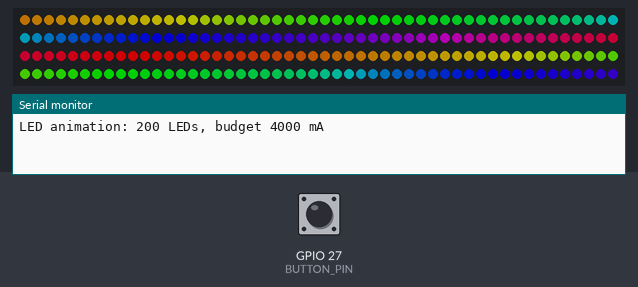
This program was run on a simulated ESP32. On the bench: 200 RGB LEDs in strip order, left to right, continuing on the next row, the last lines printed to the serial monitor. The inputs (shaded band) are chosen by the test bench; at power-on: GPIO 27 (BUTTON_PIN) HIGH. Dim RGB values are drawn brighter than linear; random numbers use the default seed unless the program sets one.

Above: at 1.2 s.
1.3 s: GPIO 27 (BUTTON_PIN) pulled LOW for 0.15 s
At 1.7 s:
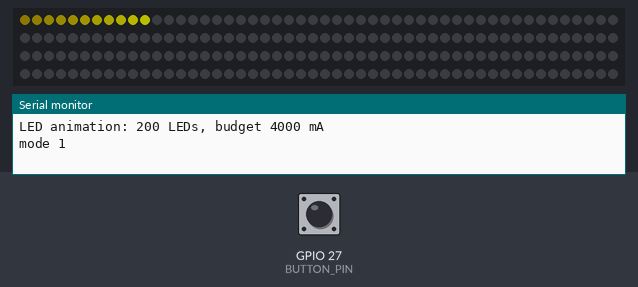
2.0 s: GPIO 27 (BUTTON_PIN) pulled LOW for 1 s
At 2.96 s:
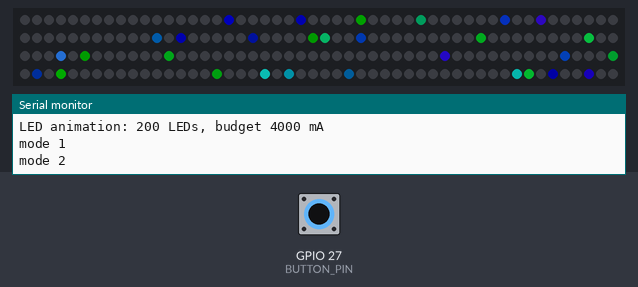
3.6 s: GPIO 27 (BUTTON_PIN) pulled LOW for 0.15 s
At 3.99 s:
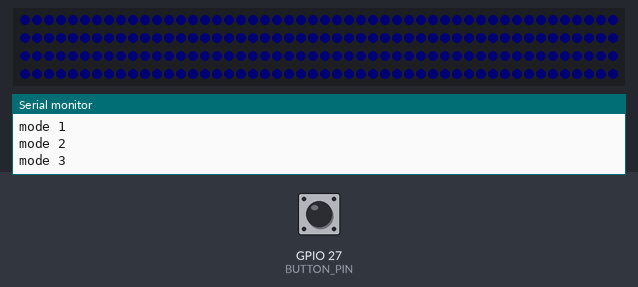
4.3 s: GPIO 27 (BUTTON_PIN) pulled LOW for 1 s
At 4.65 s:
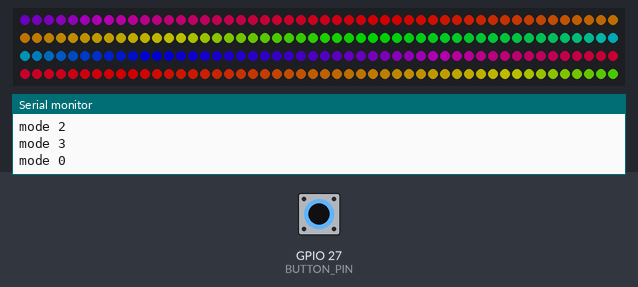
5.9 s: GPIO 27 (BUTTON_PIN) pulled LOW for 3.2 s
At 6.82 s:
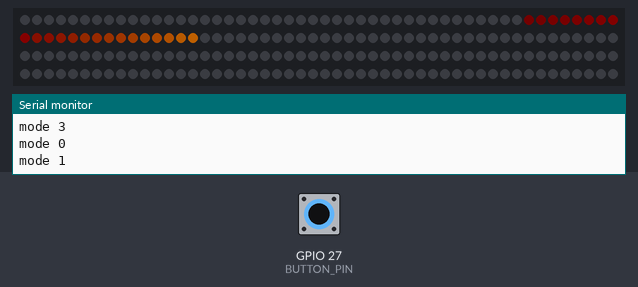
9.7 s: GPIO 27 (BUTTON_PIN) pulled LOW for 0.15 s
At 10.61 s:
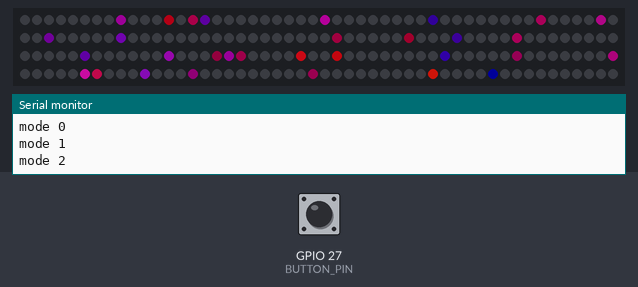
Timing chart, 0 to 12.7 s (numbered marks = the images above; inputs shaded):
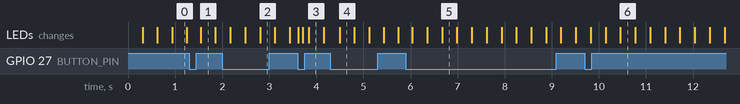

The program:

main.cpp
```cpp
// LED animation: ESP32 + WS2812B addressable LEDs (100-200 LEDs)
//
// Wiring and power: see docs/LED_ANIMATION_ESP32_WS2812.md
//   GPIO16 -> 74AHCT125 (powered at 5 V) -> 330 ohm -> strip DIN
//   GPIO27 -> push button -> GND   (press to change animation)
//   LEDs are powered from a separate 5 V supply, never from the ESP32.

#include <Arduino.h>
#include <FastLED.h>

#define DATA_PIN    16
#define BUTTON_PIN  27
#define NUM_LEDS    200
#define MAX_MA      4000   // current budget for the LEDs; keep below your power supply rating
#define BRIGHTNESS  120    // global brightness 0-255

CRGB leds[NUM_LEDS];
uint8_t mode = 0;
const uint8_t NUM_MODES = 4;
uint8_t hue = 0;           // slowly cycling base color

// 1. Rainbow flowing along the strip
void rainbow() {
  fill_rainbow(leds, NUM_LEDS, hue, 2);
}

// 2. Comet: a bright head with a fading tail
void comet() {
  static uint16_t pos = 0;
  fadeToBlackBy(leds, NUM_LEDS, 40);  // the tail fades by 40/255 every frame
  leds[pos] = CHSV(hue, 255, 255);
  pos = (pos + 1) % NUM_LEDS;
}

// 3. Twinkle: random sparkles
void twinkle() {
  fadeToBlackBy(leds, NUM_LEDS, 10);
  leds[random16(NUM_LEDS)] += CHSV(hue + random8(64), 200, 255);
}

// 4. Breathing: the whole design slowly pulses
void breathe() {
  uint8_t level = beatsin8(12, 20, 255);  // 12 breaths per minute, between 20 and 255
  fill_solid(leds, NUM_LEDS, CHSV(hue, 255, level));
}

void setup() {
  Serial.begin(115200);
  pinMode(BUTTON_PIN, INPUT_PULLUP);
  FastLED.addLeds<WS2812B, DATA_PIN, GRB>(leds, NUM_LEDS);
  FastLED.setMaxPowerInVoltsAndMilliamps(5, MAX_MA);  // dims automatically to stay within budget
  FastLED.setBrightness(BRIGHTNESS);
  FastLED.clear(true);
  Serial.printf("LED animation: %d LEDs, budget %d mA\n", NUM_LEDS, MAX_MA);
}

void loop() {
  // Button: next animation on each press (simple 200 ms debounce)
  static bool last = HIGH;
  static uint32_t lastPress = 0;
  bool now = digitalRead(BUTTON_PIN);
  if (last == HIGH && now == LOW && millis() - lastPress > 200) {
    mode = (mode + 1) % NUM_MODES;
    lastPress = millis();
    FastLED.clear();
    Serial.printf("mode %u\n", mode);
  }
  last = now;

  EVERY_N_MILLISECONDS(20) { hue++; }

  switch (mode) {
    case 0: rainbow(); break;
    case 1: comet();   break;
    case 2: twinkle(); break;
    case 3: breathe(); break;
  }
  FastLED.show();
  delay(16);  // about 60 frames per second
}
```
